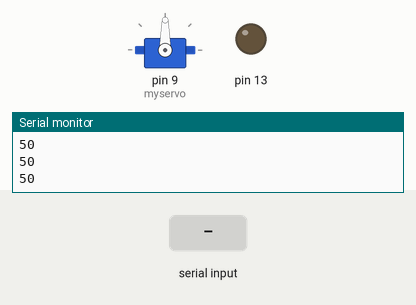
A sketch run on a simulated Arduino Uno, built with avr-gcc and run on an emulated ATmega328P. Parts: servo, output pins drawn as LEDs (lit = HIGH), the last lines printed to the serial monitor. Inputs (shaded band) come from the test bench.

Above: at 1.2 s.
1.3 s: byte 0 (0) received over Serial
At 2.5 s:
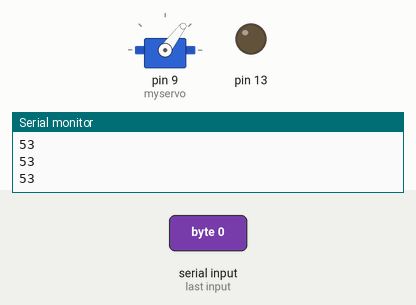
2.8 s: byte 1 (1) received over Serial
At 3.6 s:
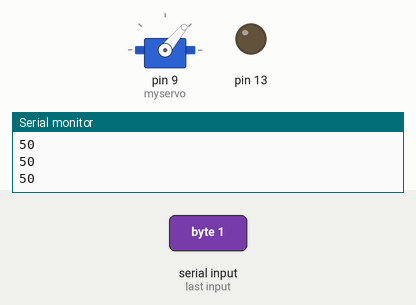
Timing chart, 0 to 5.8 s (numbered marks = the images above; inputs shaded):
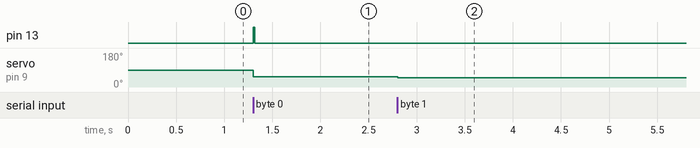

The sketch:

kauar_tooth.ino
```cpp
#include <Servo.h>
#define initialPos 50
#define finalPos 153
#define unitStep 3
Servo myservo;


int pos = initialPos;


byte msg; // for incoming serial data

void setup() {
  Serial.begin(9600);
  pinMode(13,OUTPUT);
  myservo.attach(9); // opens serial port, sets data rate to 9600 bps
}

void loop() {

  if(Serial.available()>0){
    msg=Serial.read();
    if(msg==0){
      analogWrite(13,255);
      move_forward();

    }
     if(msg==1){
      analogWrite(13,70);
      move_backward();
      // delay(1000);

    }
  }
  else{
    digitalWrite(13,0);
    Serial.println(pos);
  }

}
```

moving_functions.ino
```cpp
void move_forward() {
    pos += unitStep;
  if (pos >= initialPos && pos <= finalPos) {

    myservo.write(pos);
    Serial.println(pos);
    delay(10);
  }
}

void move_backward() {
   pos -= unitStep;
  if (pos >= initialPos && pos <= finalPos) {

    myservo.write(pos);
    Serial.println(pos);
    delay(10);
  }
}
```

Measured:
- after the input at 1.3 s, pin 13: LOW → HIGH at once, → LOW 0.01 s later; servo on pin 9 (myservo): 90° → 53° at once
- after the input at 2.8 s, servo on pin 9 (myservo): 53° → 50° at once
